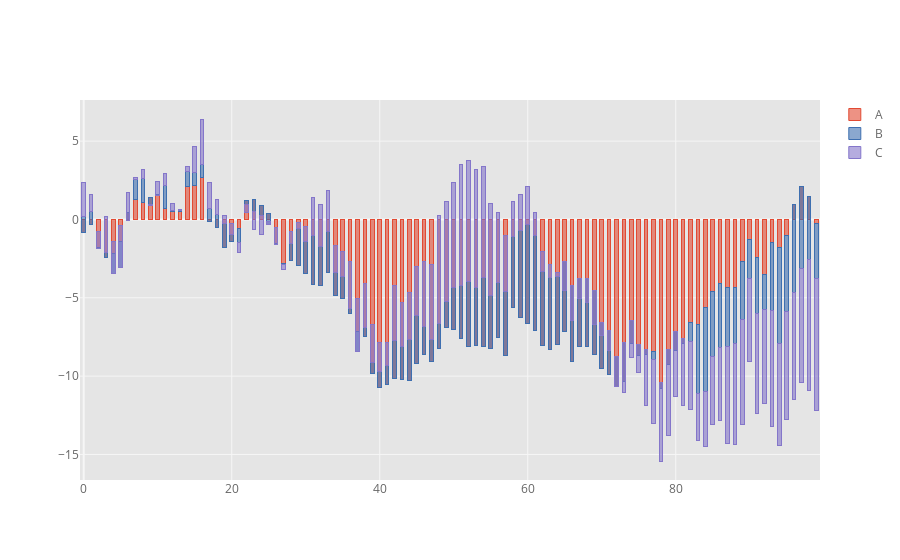

Notebook source saved alongside this figure:
### Code cell
cf.set_config_file(theme='ggplot')
df.iplot(kind='bar',bargap=0.5,barmode='stack')
